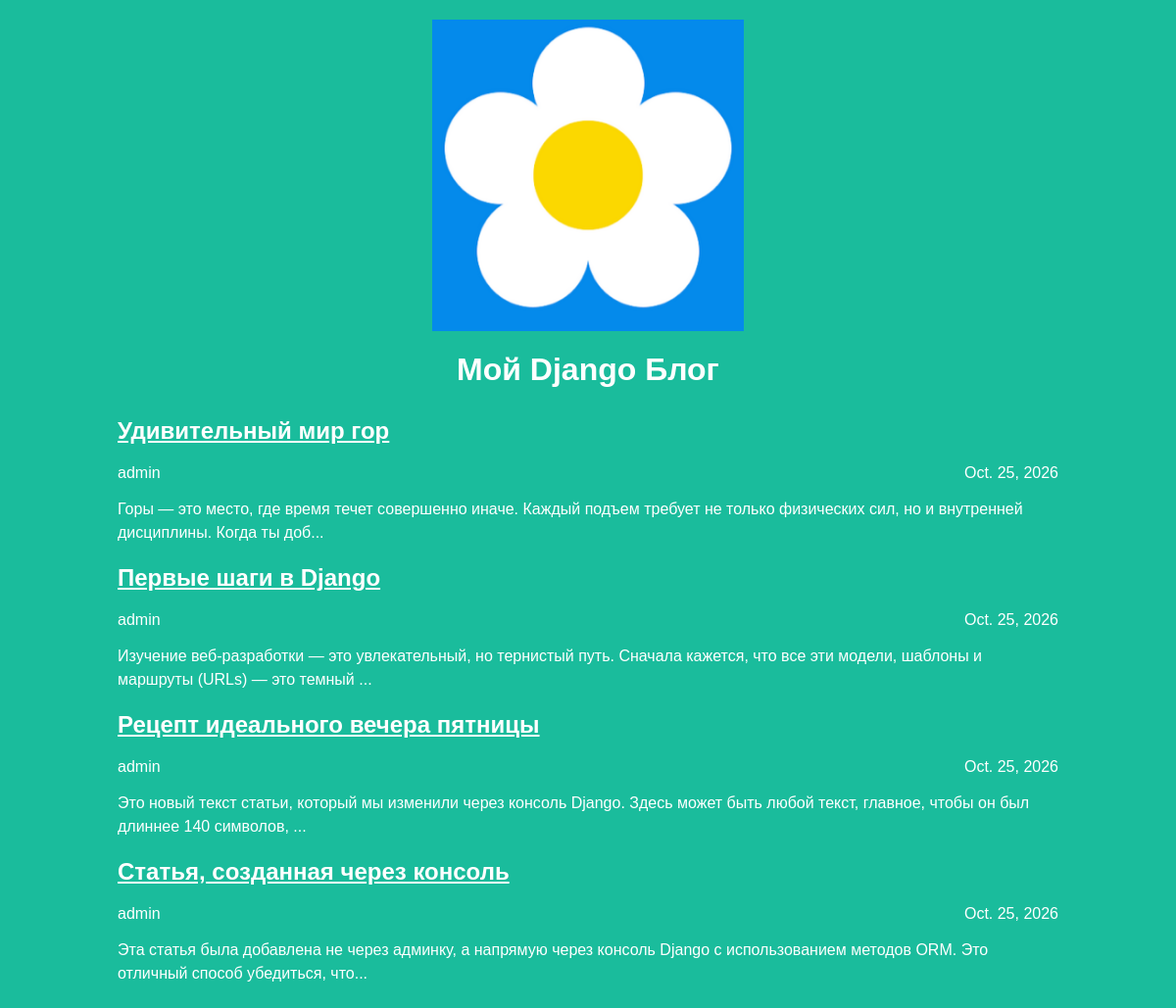
The page / on the database its author committed.
### articles/models.py (models this page shows, shortened)
class Article(models.Model):
    title = models.CharField(max_length=200)
    author = models.ForeignKey(User, on_delete=models.CASCADE)
    text = models.TextField()
    created_date = models.DateField(auto_now_add=True)
    def get_excerpt(self):
        return self.text[:140] + "..." if len(self.text) > 140 else self.text

### articles/views.py (the view)
# urls.py: path('', views.archive, name='archive'),
def archive(request):
    posts = Article.objects.all() # Берем все статьи из базы
    return render(request, 'archive.html', {"posts": posts})

### articles/templates/archive.html (shortened to what this page needs)
{% load static %}
<!DOCTYPE html>
<html>
<head>
	<link rel="stylesheet" href="{% static 'article.css' %}">
</head>
<body class="archive">
    <div class="header">
		<img src="{% static 'logo.png' %}" alt="Логотип">
        <h1>Мой Django Блог</h1>
    </div>
    <div class="archive">
        {% for post in posts %}
            <div class="one-post">
                <h2 class="post-title"><a href="{% url 'get_article' post.id %}">{{ post.title }}</a></h2>
                <div class="article-info">
                    <div class="article-author">{{ post.author.username }}</div>
                    <div class="article-created-date">{{ post.created_date }}</div>
                </div>
                <p class="article-text">{{ post.get_excerpt }}</p>
            </div>
        {% endfor %}
    </div>
</body>
</html>

### articles/static/article.css (style rules this page uses)
body { background: #1abc9c; font-family: Tahoma, Arial, sans-serif; color: #ffffff; margin: 0; padding: 20px; }
.header { position: relative; margin-bottom: 30px; text-align: center; }
.header img { display: block; width: 318px; margin: 0 auto; }
.archive, .content { width: 960px; margin: 0 auto; }
.post-title a { color: #ffffff; text-decoration: underline; }
.article-info { overflow: hidden; margin-bottom: 15px; }
.article-author { width: 50%; float: left; }
.article-created-date { text-align: right; }
.article-text { line-height: 1.5; }

### rows shown on the page
Article: title "Удивительный мир гор", author.username "admin", created_date "Oct. 25, 2026", get_excerpt "Горы — это место, где время течет совершенно иначе. Каждый подъем требует не только физических сил, но и внутренней дисциплины. Когда ты доб..."
Article: title "Первые шаги в Django", author.username "admin", created_date "Oct. 25, 2026", get_excerpt "Изучение веб-разработки — это увлекательный, но тернистый путь. Сначала кажется, что все эти модели, шаблоны и маршруты (URLs) — это темный ..."
Article: title "Рецепт идеального вечера пятницы", author.username "admin", created_date "Oct. 25, 2026", get_excerpt "Это новый текст статьи, который мы изменили через консоль Django. Здесь может быть любой текст, главное, чтобы он был длиннее 140 символов, ..."
Article: title "Статья, созданная через консоль", author.username "admin", created_date "Oct. 25, 2026", get_excerpt "Эта статья была добавлена не через админку, а напрямую через консоль Django с использованием методов ORM. Это отличный способ убедиться, что..."
